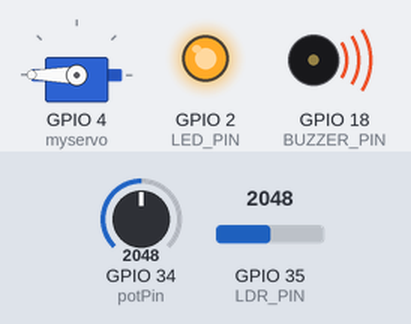
This sketch was run on a simulated ESP32. On the bench: servo, output pins drawn as LEDs (lit = HIGH), buzzer (waves = sounding). Inputs (shaded band) come from the test bench; at power-on: GPIO 35 (LDR_PIN) = 2048, GPIO 34 (potPin) = 2048.

Above: at 1.2 s.
1.3 s: GPIO 35 (LDR_PIN) set to 541
2.8 s: GPIO 35 (LDR_PIN) set to 481
At 3.03 s:
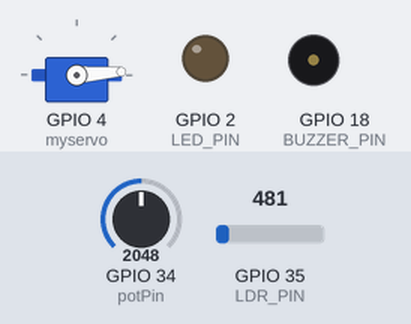
5.8 s: GPIO 35 (LDR_PIN) set to 1228
At 6.03 s:
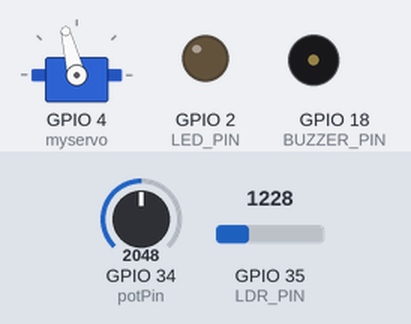
8.8 s: GPIO 34 (potPin) set to 2811
10.3 s: GPIO 34 (potPin) set to 2886
At 11.5 s:
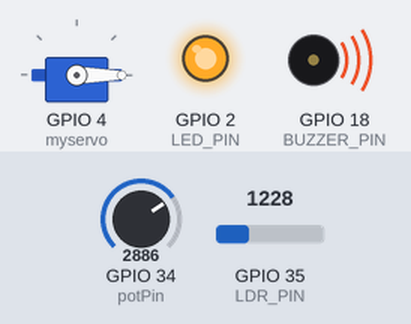
11.8 s: GPIO 34 (potPin) set to 491
At 12.8 s:
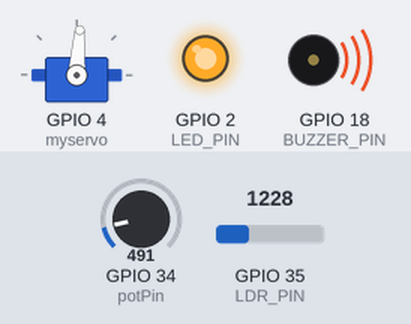
Timing chart, 0 to 14.3 s (numbered marks = the images above; inputs shaded):
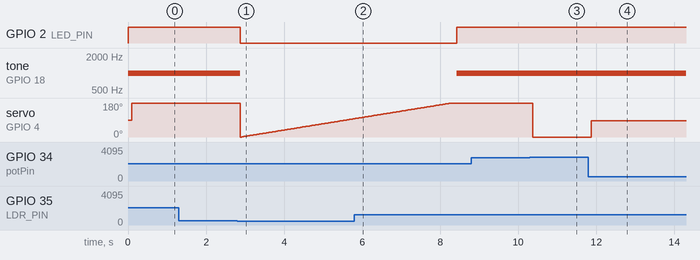

Measured:
- the behaviour switches between 501 and 500 on GPIO 35 (LDR_PIN) (found by bisection; images 0 and 1)
- the behaviour switches between 2841 and 2842 on GPIO 34 (potPin) (found by bisection; images 2 and 3)
- after the input at 1.3 s, every drawn part: stays the same
- after the input at 2.8 s, GPIO 2 (LED_PIN): HIGH → LOW after 0.08 s; tone on GPIO 18 (BUZZER_PIN): 1000 Hz → silent after 0.08 s
- after the input at 5.8 s, GPIO 2 (LED_PIN): LOW → HIGH after 2.6 s; tone on GPIO 18 (BUZZER_PIN): silent → 1000 Hz after 2.6 s; servo on GPIO 4 (myservo): goes on until 8.3 s, then stays 180°
- after the input at 8.8 s, every drawn part: stays the same
- after the input at 10.3 s, servo on GPIO 4 (myservo): 180° → 0° after 0.07 s
- after the input at 11.8 s, servo on GPIO 4 (myservo): 0° → 86° after 0.07 s

The sketch:

bonus.ino
```cpp
#define LED_PIN 2
#define BUZZER_PIN 18  // Define the pins used for the LED, buzzer, and LDR
#define LDR_PIN 35
#include <ESP32Servo.h>
#include <Preferences.h>

// define potentiometer as pin 34
# define potPin 34

int light_threshold = 500;
int pos = 0;    // variable to store the servo position
Servo myservo;  // create servo object to control a servo
void setup() {
  // put your setup code here, to run once:
  Serial.begin(9600);
  pinMode(LED_PIN, OUTPUT);
  pinMode(BUZZER_PIN, OUTPUT);
  pinMode(potPin, INPUT);
  // Initialize the serial port and configure the LED and buzzer pins
   myservo.attach(4); // attaches the servo on pin 35 to the servo object

}

void loop() {
  // put your main code here, to run repeatedly:

  int ldr_value = analogRead(LDR_PIN);

   // Check if the light level is above the threshold
  if(ldr_value > light_threshold){

    digitalWrite(LED_PIN, HIGH);
    tone(BUZZER_PIN, 1000);

  }
  else {
     // If it is not, turn off the LED and buzzer
    digitalWrite(LED_PIN, LOW);
    noTone(BUZZER_PIN);
   for (pos = 0; pos <= 180; pos ++) { // goes from 0 degrees to 180 degrees
    // in steps of 1 degree
    myservo.write(pos);              // tell servo to go to position in variable 'pos'
    delay(30);
    }                       // waits 15ms for the servo to reach the position


  }
  delay(100);
  int potValue = analogRead(potPin);
  int servoAngle = map(potValue, 0, 1023, 0, 180);
  myservo.write(servoAngle);
  delay(15);

}
```
